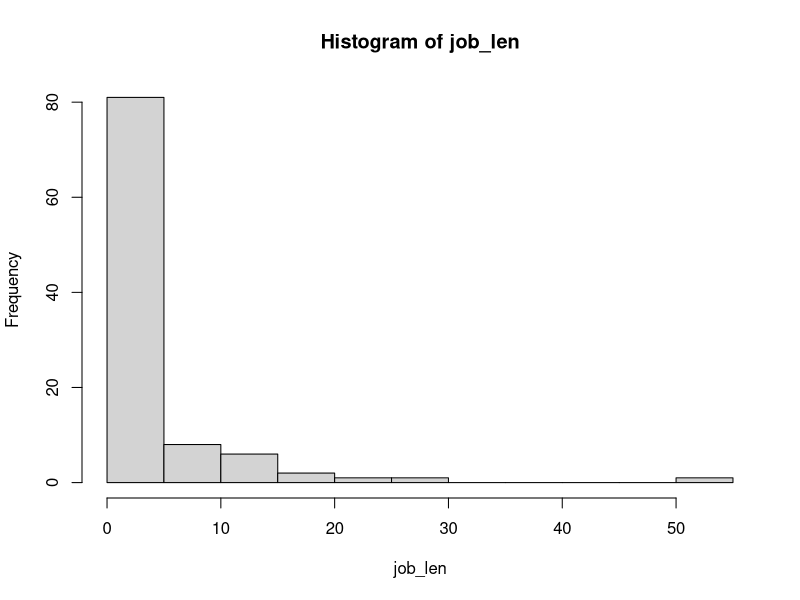
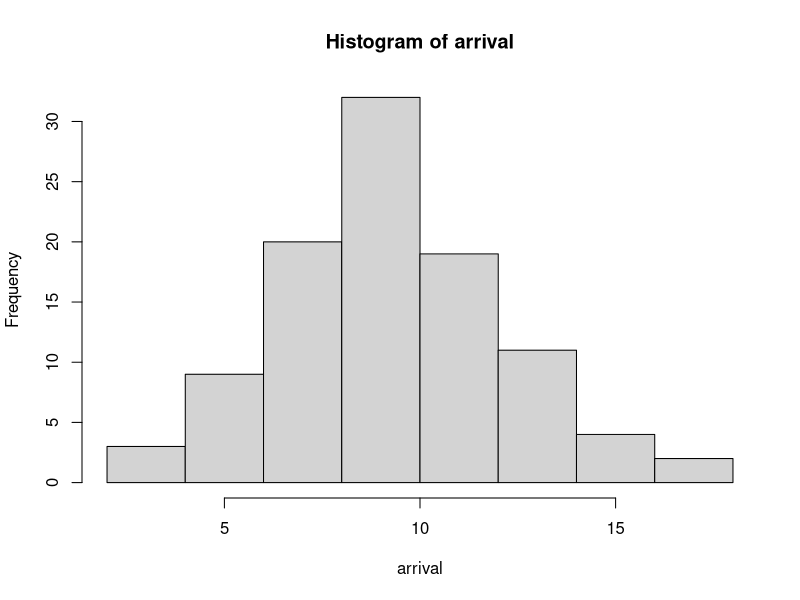

These figures' R source, in order:
install.packages("VGAM")
install.packages("dplyr")
library(VGAM)
library(dplyr)

alpha <- 1.1
x_m <- 1
num_proc <- 100

pareto <- rpareto(num_proc, scale = x_m, shape = alpha)
job_len <- pareto %>%
            ceiling()

hist(job_len)

pid <- seq(1, num_proc)

lambda <- 10
arrival <- rpois(num_proc, lambda)
arrival
hist(arrival)
jobs <- data.frame(pid, job_len, arrival)
write.csv(jobs, file = "proc2.csv", row.names = FALSE)
